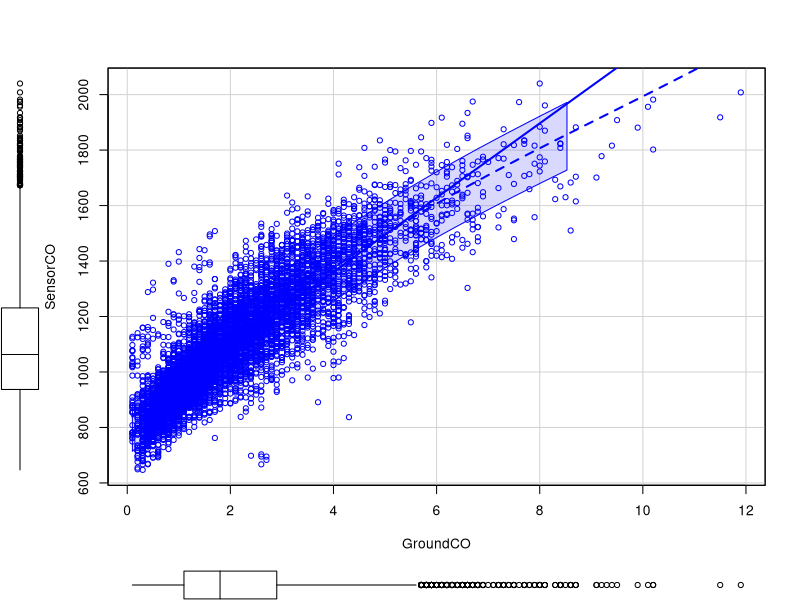
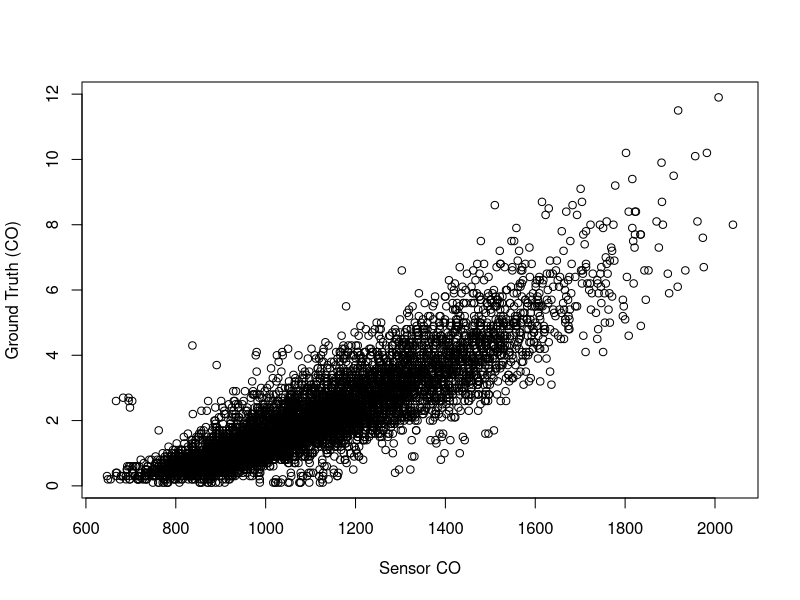
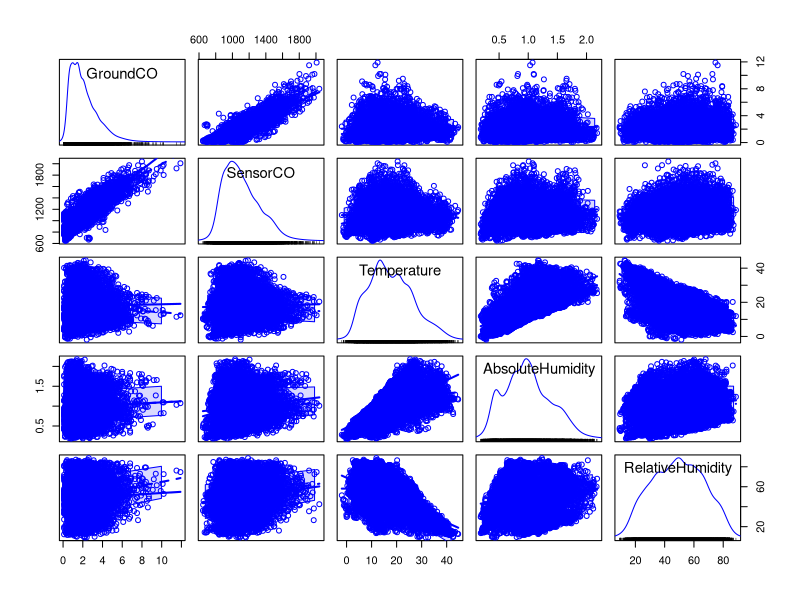

R code for these plots, in order:
# September 16, 2018
# Lab 3, Data Visualization
# Run step by step 

# Read data from cvs file with ";" instead of ","
pollutiondata <- read.csv2("AirQualityData.csv",header=TRUE)

# Load visualization package
library(carData)
library(car)
# Note: if not available on Rstudio install car from Tools -> Install packages


# The data uses the label -200 as missing data
# Replace -200 with NA
pollutiondata[pollutiondata==-200]<-NA

# The data is not numeric but it factor levels
# Force Temperature and pollutant to be a numeric vector
Temperature = as.numeric(as.character(pollutiondata$Temperature))
RelativeHumidity = as.numeric(as.character(pollutiondata$RelativeHumidity))
AbsoluteHumidity = as.numeric(as.character(pollutiondata$AbsoluteHumidity))
SensorCO = as.numeric(as.character(pollutiondata$PT08.S1.CO.))
GroundCO = as.numeric(as.character(pollutiondata$CO.GT.))

# Force again -200 as NA
GroundCO[GroundCO == -200]<-NA

# Plot scatterplot of GroundCO vs SensorCO
scatterplot(GroundCO,SensorCO)

# Scatterplot with plot command also
plot(SensorCO,GroundCO,ylab="Ground Truth (CO)", xlab="Sensor CO")

# Scatterplot matrix all the variables
scatterplotMatrix(~GroundCO + SensorCO + Temperature + AbsoluteHumidity + RelativeHumidity)



